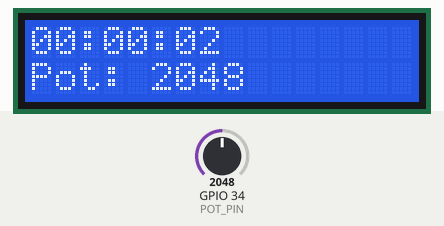
Bench run of a sketch on a simulated ESP32. On the bench: 16×2 character LCD. The test bench sets the inputs (shaded band); at power-on: GPIO 34 (POT_PIN) = 2048.

Above: at 3.2 s.
3.3 s: GPIO 34 (POT_PIN) set to 2866
At 4.9 s:
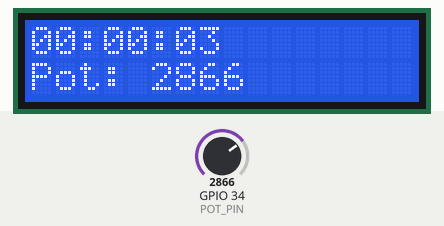
5.6 s: GPIO 34 (POT_PIN) set to 3603
At 6.9 s:
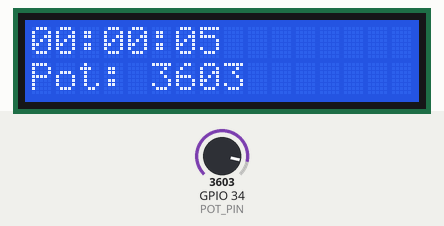
7.6 s: GPIO 34 (POT_PIN) set to 4095
At 8.8 s:
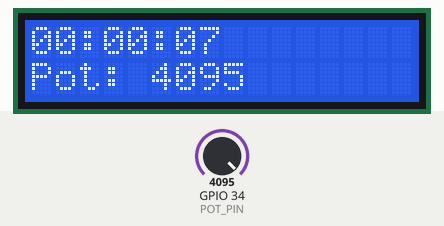
Timing chart, 0 to 10.6 s (numbered marks = the images above; inputs shaded):
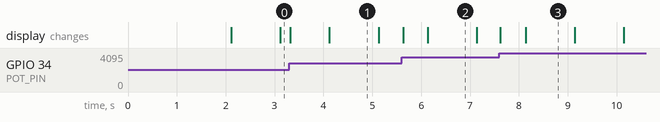

The sketch:

i2c-LiquidCrystal-ESP32.ino
```cpp
#include <Wire.h>               // Required for I2C communication (even if not explicitly used for custom pins in this example, it's good practice for I2C)
#include <LiquidCrystal_I2C.h>  // Library for I2C LCD

// --- I2C LCD Configuration (from your example) ---
// set the LCD number of columns and rows
int lcdColumns = 16;
int lcdRows = 2;

// set LCD address, number of columns and rows
// if you don't know your display address, run an I2C scanner sketch
// Using 0x27 as per your example, adjust if your LCD has a different address
LiquidCrystal_I2C lcd(0x27, lcdColumns, lcdRows);

// --- Potentiometer Configuration ---
const int POT_PIN = 34; // Analog pin connected to the potentiometer (e.g., GPIO 34, 35, 36)

// --- Clock Variables ---
unsigned long previousMillis = 0; // Stores last time clock was updated
const long interval = 1000;       // Interval at which to update the clock (1 second)
int hours = 0;
int minutes = 0;
int seconds = 0;

void setup() {
  Serial.begin(115200); // Initialize serial communication for debugging

  // Initialize the I2C bus.
  // If you are using default ESP32 I2C pins (SDA=21, SCL=22), Wire.begin() is sufficient.
  // If you want to use custom pins like 27 and 26 as discussed before, uncomment and use:
  // Wire.begin(27, 26);

  // initialize LCD (from your example)
  lcd.init();
  // turn on LCD backlight (from your example)
  lcd.backlight();

  // Initial display message
  lcd.setCursor(0, 0);
  lcd.print("Digital Clock");
  lcd.setCursor(0, 1);
  lcd.print("Potentiometer");
  delay(2000); // Show initial message for a bit
  lcd.clear(); // Clear the display before starting continuous updates
}

void loop() {
  // --- Digital Clock Logic ---
  unsigned long currentMillis = millis();

  // Update the clock every 'interval' milliseconds (1 second)
  if (currentMillis - previousMillis >= interval) {
    previousMillis = currentMillis; // Save the last time we updated

    seconds++;
    if (seconds >= 60) {
      seconds = 0;
      minutes++;
      if (minutes >= 60) {
        minutes = 0;
        hours++;
        if (hours >= 24) {
          hours = 0; // Reset hours after 23 (midnight)
        }
      }
    }

    // Display clock on the first row (0)
    lcd.setCursor(0, 0); // Set cursor to column 0, row 0
    if (hours < 10) lcd.print("0"); // Add leading zero if hours is single digit
    lcd.print(hours);
    lcd.print(":");
    if (minutes < 10) lcd.print("0"); // Add leading zero if minutes is single digit
    lcd.print(minutes);
    lcd.print(":");
    if (seconds < 10) lcd.print("0"); // Add leading zero if seconds is single digit
    lcd.print(seconds);
    lcd.print("  "); // Print spaces to clear any leftover characters from previous longer prints
  }

  // --- Potentiometer Logic ---
  int potValue = analogRead(POT_PIN); // Read the analog value (0-4095 for ESP32's 12-bit ADC)

  // Display potentiometer value on the second row (1)
  lcd.setCursor(0, 1); // Set cursor to column 0, row 1
  lcd.print("Pot: ");
  // Print the potentiometer value. Using spaces after to clear previous longer numbers.
  // If you want to map it to 0-100 or 0-5V, you'd use map() or float calculations here.
  lcd.print(potValue);
  lcd.print("      "); // Print spaces to clear any leftover characters

  // A small delay is often good practice in the loop to prevent very rapid updates
  // and give the microcontroller a breather, though with two lines updated independently,
  // it might not be strictly necessary for stability if your loop is fast.
  delay(10);
  lcd.backlight();
}
```

Measured:
- what the display in image 1 shows lasts 1.0 s, from 4.1 s to 5.1 s
